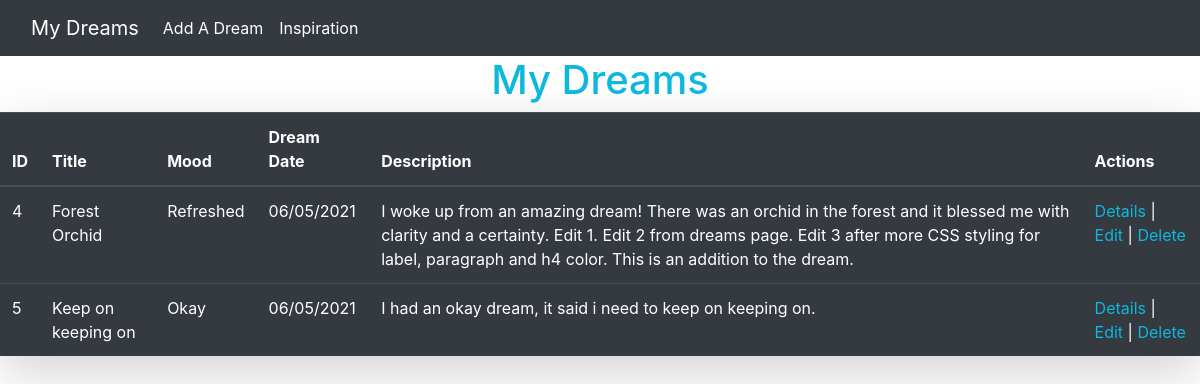
/, run on an earlier commit of the app's database.
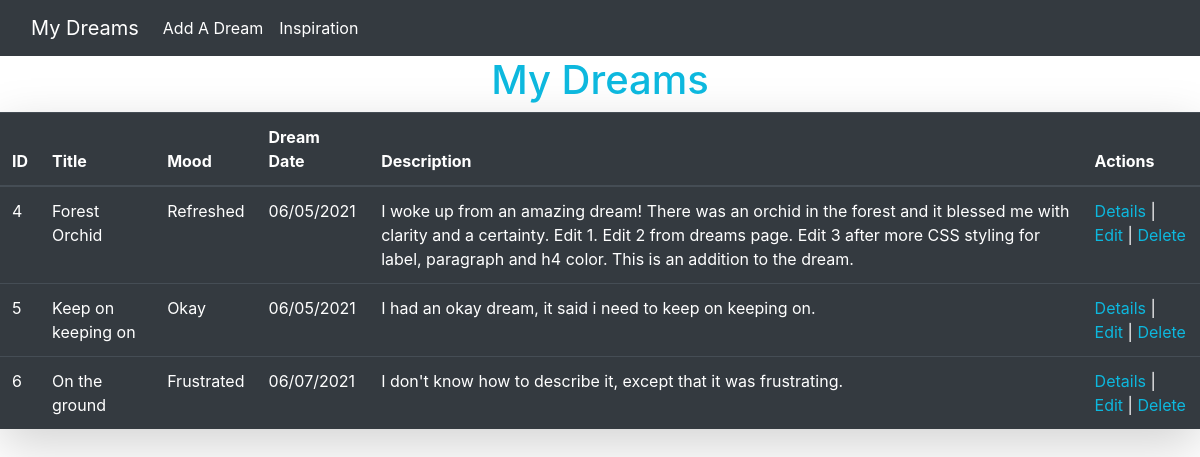
And on a later commit of the database.
### project_solo_app/models.py (models this page shows)
class Dream(models.Model):
    title = models.CharField(max_length=255)
    mood = models.CharField(max_length=45)
    dream_date = models.DateTimeField()
    description = models.CharField(max_length=255)
    created_at = models.DateTimeField(auto_now_add=True)
    updated_at = models.DateTimeField(auto_now=True)
    objects = DreamManager()

### project_solo_app/views.py (the view)
# urls.py: path('', views.index),
def index(request):
    context = {
        'dreams': Dream.objects.all()
    }
    return render(request, 'dreams.html', context)

### project_solo_app/templates/dreams.html (shortened to what this page needs)
<!DOCTYPE html>
<html lang="en">
<head>
    <link rel="stylesheet" href="https://cdn.jsdelivr.net/npm/bootstrap@4.6.0/dist/css/bootstrap.min.css">
    {% load static %}
    <link rel="stylesheet" href="{% static 'styles.css' %}">
</head>
<body>
    <nav class="navbar navbar-expand-lg navbar-dark bg-dark">
        <div class="container-fluid">
            <a class="navbar-brand" href="/project_solo_app/">My Dreams</a>
            <div class="collapse navbar-collapse" id="navbarNav">
                <ul class="navbar-nav">
                    <li class="nav-item">
                        <a class="nav-link active" href="/project_solo_app/new">Add A Dream</a>
                    </li>
                    <li class="nav-item">
                        <a class="nav-link active" href="/project_solo_app/inspiration">Inspiration</a>
                    </li>
                </ul>
            </div>
        </div>
    </nav>
    <div>
        <h1>My Dreams</h1>
        <table class="table shadow-lg table-dark">
            <thead>
                <tr>
                    <th>ID</th>
                    <th>Title</th>
                    <th>Mood</th>
                    <th>Dream Date</th>
                    <th>Description</th>
                    <th>Actions</th>
                </tr>
            </thead>
            <tbody>
                {% for dream in dreams %}
                    <tr>
                        <td>{{ dream.id }}</td>
                        <td>{{ dream.title }}</td>
                        <td>{{ dream.mood }}</td>
                        <td>{{ dream.dream_date|date:"SHORT_DATE_FORMAT" }}</td>
                        <td>{{ dream.description }}</td>
                        <td><a href="/project_solo_app/{{ dream.id }}">Details</a> | <a href="/project_solo_app/{{ dream.id }}/edit">Edit</a> | <a href="/project_solo_app/{{ dream.id }}/delete">Delete</a>
                    </tr>
                {% endfor %}
            </tbody>
        </table>
    </div>
</body>
</html>

What changed in the data, as far as the page shows it:
added Dream: id "6", title "On the ground", mood "Frustrated", dream_date "06/07/2021", description "I don't know how to describe it, except that it was frustrating."
